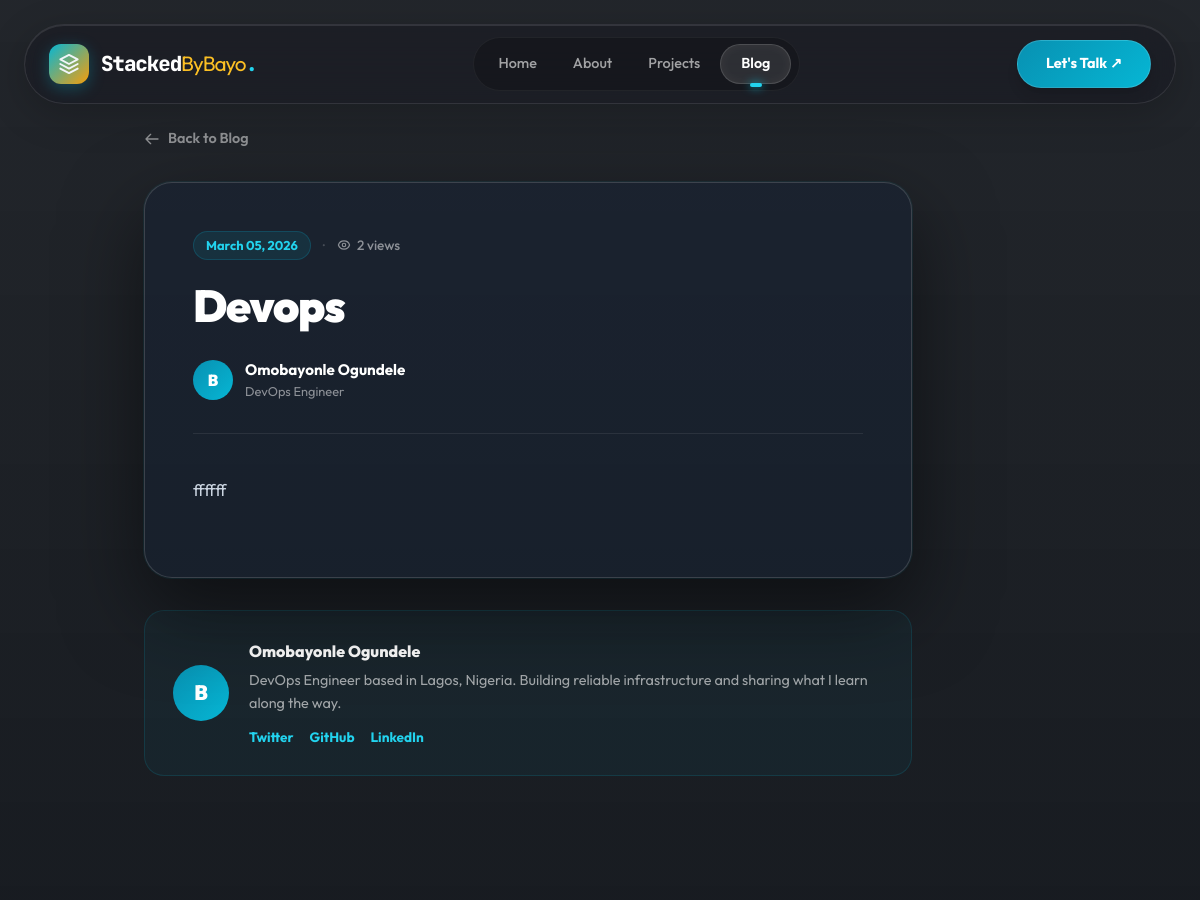
Page /blog/3 (upper part) on the earlier database version.
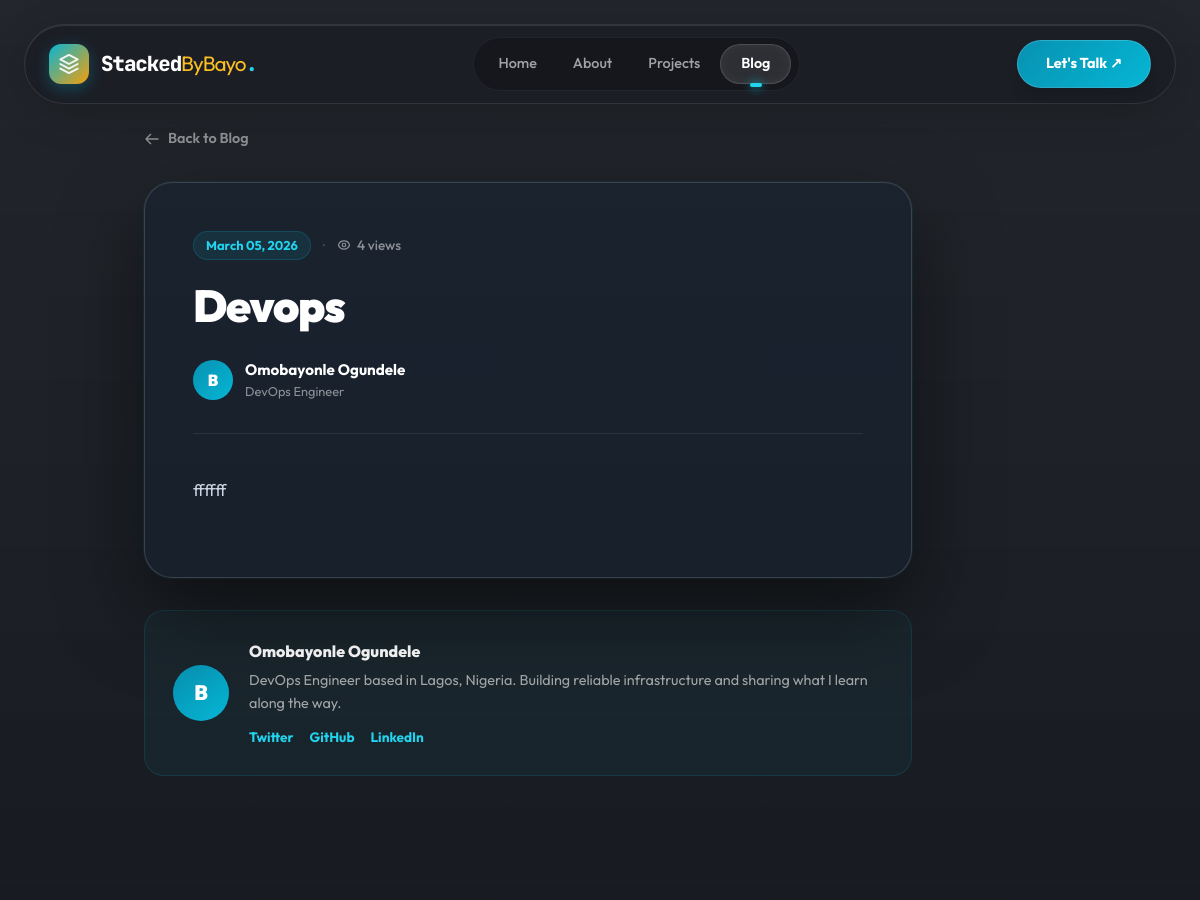
Same page on the later database version.
### app/models.py (models this page shows)
class Post(db.Model):
    id = db.Column(db.Integer, primary_key=True)
    title = db.Column(db.String(200), nullable=False)
    body = db.Column(db.Text, nullable=False)
    created_at = db.Column(db.DateTime, default=datetime.utcnow)
    views = db.Column(db.Integer, default=0)
    comments = db.relationship('Comment', backref='post', lazy=True)

### app/__init__.py (the view, shortened to what this page needs)
    @app.route("/blog/<int:post_id>", methods=["GET", "POST"])
    def post(post_id):
        post = Post.query.get_or_404(post_id)
        comments = Comment.query.filter_by(post_id=post_id, approved=True).order_by(Comment.created_at.desc()).all()
        post.views = (post.views or 0) + 1
        db.session.commit()
        post_body = md.markdown(post.body, extensions=['fenced_code', 'codehilite', 'tables', 'nl2br'])
        return render_template("post.html", post=post, comments=comments, post_body=post_body)

### app/templates/post.html (shortened to what this page needs)
{% extends "base.html" %}
{% block content %}
<div style="padding: 0 24px 60px;">
  <div class="max-w-3xl" style="margin-left: clamp(16px, 10vw, 150px);">
    <a href="/blog" style="display:inline-flex;align-items:center;gap:8px;color:rgba(255,255,255,0.5);font-size:0.9rem;font-weight:600;margin-bottom:32px;transition:color 0.2s;" onmouseover="this.style.color='#fff'" onmouseout="this.style.color='rgba(255,255,255,0.5)'">
        <svg style="width:16px;height:16px;" fill="none" viewBox="0 0 24 24" stroke="currentColor"><path stroke-linecap="round" stroke-linejoin="round" stroke-width="2" d="M10 19l-7-7m0 0l7-7m-7 7h18"/></svg>
        Back to Blog
    </a>
    <div class="post-reading-area">
        <div style="padding: 48px 48px 0;">
            <div style="display:flex;align-items:center;gap:12px;margin-bottom:20px;flex-wrap:wrap;">
                <span style="font-size:0.8rem;font-weight:700;color:var(--cyan-light);background:rgba(6,182,212,0.1);border:1px solid rgba(6,182,212,0.2);padding:4px 12px;border-radius:100px;">{{ post.created_at.strftime('%B %d, %Y') }}</span>
                <span style="color:rgba(255,255,255,0.2);">·</span>
                <span style="display:flex;align-items:center;gap:6px;font-size:0.85rem;color:rgba(255,255,255,0.5);font-weight:500;">
                    {{ post.views or 0 }} views
                </span>
            </div>
            <h1 style="font-size:clamp(1.8rem,4vw,2.8rem);font-weight:900;color:#fff;line-height:1.15;margin-bottom:28px;letter-spacing:-0.03em;">{{ post.title }}</h1>
            <div style="display:flex;align-items:center;gap:12px;padding-bottom:32px;border-bottom:1px solid rgba(255,255,255,0.08);">
                <div style="width:40px;height:40px;border-radius:50%;background:linear-gradient(135deg,#0891b2,#06b6d4);display:flex;align-items:center;justify-content:center;font-size:1rem;font-weight:900;color:#fff;flex-shrink:0;">B</div>
                <div>
                    <p style="font-size:0.95rem;font-weight:700;color:#fff;">Omobayonle Ogundele</p>
                    <p style="font-size:0.8rem;color:rgba(255,255,255,0.5);">DevOps Engineer</p>
                </div>
            </div>
        </div>
        <div style="padding: 40px 48px 48px;">
            <div class="prose-content">
                {{ post_body | safe }}
            </div>
        </div>
    </div>
    <div style="margin-top:32px;background:rgba(6,182,212,0.05);border:1px solid rgba(6,182,212,0.15);border-radius:20px;padding:28px;display:flex;align-items:center;gap:20px;" class="reveal">
        <div style="width:56px;height:56px;border-radius:50%;background:linear-gradient(135deg,#0891b2,#06b6d4);display:flex;align-items:center;justify-content:center;font-size:1.3rem;font-weight:900;color:#fff;flex-shrink:0;">B</div>
        <div>
            <p style="font-weight:800;color:#fff;margin-bottom:6px;">Omobayonle Ogundele</p>
            <p style="color:rgba(255,255,255,0.6);font-size:0.9rem;margin-bottom:12px;line-height:1.6;">DevOps Engineer based in Lagos, Nigeria. Building reliable infrastructure and sharing what I learn along the way.</p>
            <div style="display:flex;gap:16px;">
                <a href="https://twitter.com/BayoJohnMoses" target="_blank" style="font-size:0.85rem;font-weight:700;color:var(--cyan-light);transition:color 0.2s;" onmouseover="this.style.color='#fff'" onmouseout="this.style.color='var(--cyan-light)'">Twitter</a>
                <a href="https://github.com/BayoJohn" target="_blank" style="font-size:0.85rem;font-weight:700;color:var(--cyan-light);transition:color 0.2s;" onmouseover="this.style.color='#fff'" onmouseout="this.style.color='var(--cyan-light)'">GitHub</a>
                <a href="https://linkedin.com/in/bayo123" target="_blank" style="font-size:0.85rem;font-weight:700;color:var(--cyan-light);transition:color 0.2s;" onmouseover="this.style.color='#fff'" onmouseout="this.style.color='var(--cyan-light)'">LinkedIn</a>
            </div>
        </div>
    </div>
  </div>
</div>
{% endblock %}

Differences in the rows shown:
changed Post "Devops": views "2" → "4"
